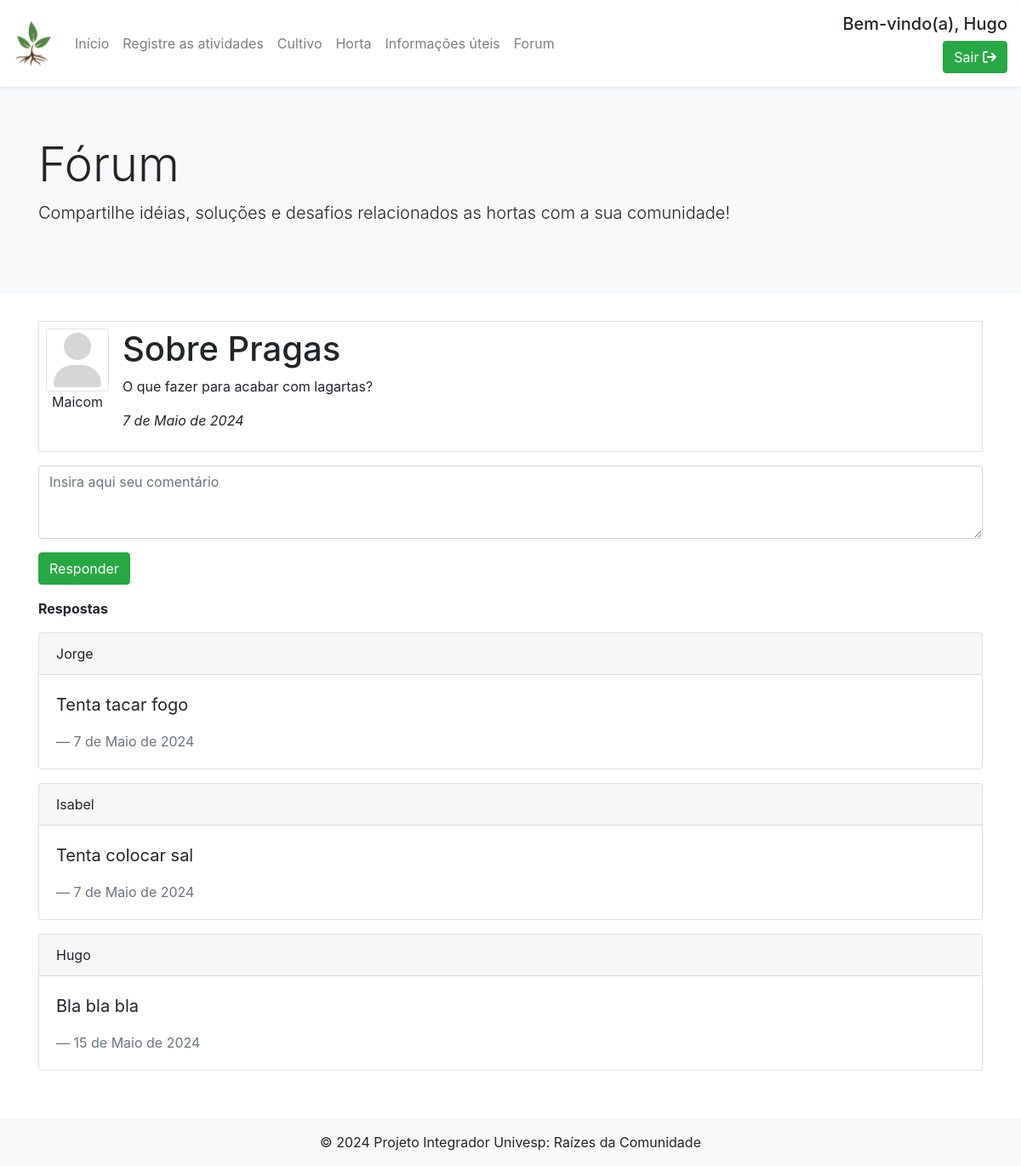
The page /authuser/forum/topico/9 (signed in) on the database its author committed.
### app_forum/models.py (models this page shows)
class Topico(models.Model):
    criador = models.ForeignKey(User, on_delete=models.CASCADE)
    data = models.DateField(auto_now_add=True)
    titulo = models.CharField(max_length=50)
    descricao = models.CharField(max_length=50)

class Comentario(models.Model):
    usuario = models.ForeignKey(User, on_delete=models.CASCADE)
    topico = models.ForeignKey(Topico, on_delete=models.CASCADE)
    data = models.DateField(auto_now_add=True)
    comentario = models.TextField(max_length=300)

### app_forum/views.py (the view)
# urls.py: path('forum/topico/<int:pk>', topico, name='topico'),
@login_required(login_url="/login/login")
def topico(request, pk):
    lista_comentários = {}
    nome_topico = get_object_or_404(Topico, pk=pk)
    try:
        lista_comentários = Comentario.objects.filter(topico=nome_topico)
        return render(request, "forum/topico.html", {'nome_topico': nome_topico, 'comentarios' : lista_comentários})
    except Comentario.DoesNotExist:
        return render(request, "forum/topico.html")

### templates/forum/topico.html (shortened to what this page needs)
{% extends 'base.html' %}
{% block conteudo %}
<div class="jumbotron jumbotron-fluid bg-light">
  <div class="container">
    <h1 class="display-4">Fórum</h1>
    <p class="lead">Compartilhe idéias, soluções e desafios relacionados as hortas com a sua comunidade!</p>
  </div>
</div>
<div class="container">
  <div class="media border p-2 mb-3">
    <div class="d-flex flex-column">
      <img class="img-thumbnail" src="/media/user-solid.svg" alt="imagem usuario">
      <span class="text-center">{{nome_topico.criador}}</span>
    </div>
    <div class="media-body ml-3">
      <h1>{{nome_topico.titulo}}</h1>
      <p>{{nome_topico.descricao}}</p>
      <p><em>{{nome_topico.data}}</em></p>
    </div>
  </div>
  <form action="{% url 'criar_comentario' topico_id=nome_topico.id %}" method="post">
    <textarea class="form-control" id="exampleFormControlTextarea1" rows="3" name="comentario" id="comentario" placeholder="Insira aqui seu comentário" required></textarea>
    <button type="submit" id="comentario" class="btn btn-success mt-3 mb-3">Responder</button>
  </form>
  {% if comentarios %}
    <p class="font-weight-bold">Respostas</p>
    {% for comentario in comentarios %}
    <div class="card mb-3">
      <div class="card-header">
        <span>{{comentario.usuario}}</span>
      </div>
      <div class="card-body">
        <blockquote class="blockquote mb-0">
          <p>{{comentario.comentario}}</p>
          <footer class="blockquote-footer">{{comentario.data}}</footer>
        </blockquote>
      </div>
    </div>
    {% endfor %}
  {% else %}
    <p>Insira um comentário</p>
  {% endif %}
{% endblock %}

### templates/base.html (shortened to what this page needs)
<!doctype html>
<html lang="en">
  <head>
    <link rel="stylesheet" href="https://stackpath.bootstrapcdn.com/bootstrap/4.1.3/css/bootstrap.min.css">
  </head>
  <body>
    <nav class="navbar navbar-expand-lg navbar-light bg-light fixed-top shadow-sm p-3 mb-5 bg-white rounded">
      <a class="navbar-brand" href="{% url 'home' %}"><img src="/media/icone.png" alt="logotipo" style="width: 3rem;"></a>
      <div class="collapse navbar-collapse" id="navbarNav">
        <ul class="navbar-nav">
          <li class="nav-item">
            <a class="nav-link" href="{% url 'home' %}">Início<span class="sr-only">(Página atual)</span></a>
          </li>
          <li class="nav-item">
            <a class="nav-link" href="{% url 'atividade' %}">Registre as atividades</a>
          </li>
          <li class="nav-item">
            <a class="nav-link" href="{% url 'cultivo' %}">Cultivo</a>
          </li>
          <li class="nav-item">
            <a class="nav-link" href="{% url 'minha_horta' %}">Horta</a>
          </li>
          <li class="nav-item">
            <a class="nav-link" href="{% url 'info-uteis' %}">Informações úteis</a>
          </li>
          <li class="nav-item">
            <a class="nav-link" href="{% url 'forum' %}">Forum</a>
          </li>
        </ul>
        <div class="ml-md-auto d-flex align-items-end flex-column">
          {% if user.is_authenticated %}
            <h5>Bem-vindo(a), {{user.username}}</h5>
            <a class="btn btn-success"  href="{% url 'logout' %}">Sair <i class="fa-solid fa-arrow-right-from-bracket" style="color: #ffffff;"></i></a>
          {% else %}
            <a class="nav-link btn btn-success" href="{% url 'login' %}">Entrar <i class="fa-solid fa-arrow-right-to-bracket" style="color: #ffffff;"></i></a>
          {% endif %}
        </div>
      </div>
    </nav>
    <main class="mb-5 mt-5 pb-5 pt-5">
    {% block conteudo %}
    {% endblock %}
    </main>
    <footer class="bg-body-tertiary text-center w-100 fixed-bottom">
      <div class="container p-4"></div>
      <div class="text-center p-3 bg-light">
        © 2024 Projeto Integrador Univesp:
        <a class="text-body" href="#">Raízes da Comunidade</a>
      </div>
    </footer>
  </body>
</html>

### templates/base.html (style rules this page uses)
body { overflow-y: auto; min-height: 100vh; }

### rows shown on the page
Topico: criador "Maicom", titulo "Sobre Pragas", descricao "O que fazer para acabar com lagartas?", data "7 de Maio de 2024"
Comentario: usuario "Jorge", comentario "Tenta tacar fogo", data "7 de Maio de 2024"
Comentario: usuario "Isabel", comentario "Tenta colocar sal", data "7 de Maio de 2024"
Comentario: usuario "Hugo", comentario "Bla bla bla", data "15 de Maio de 2024"

### other values the page prints
{{ user.username }} "Hugo"
